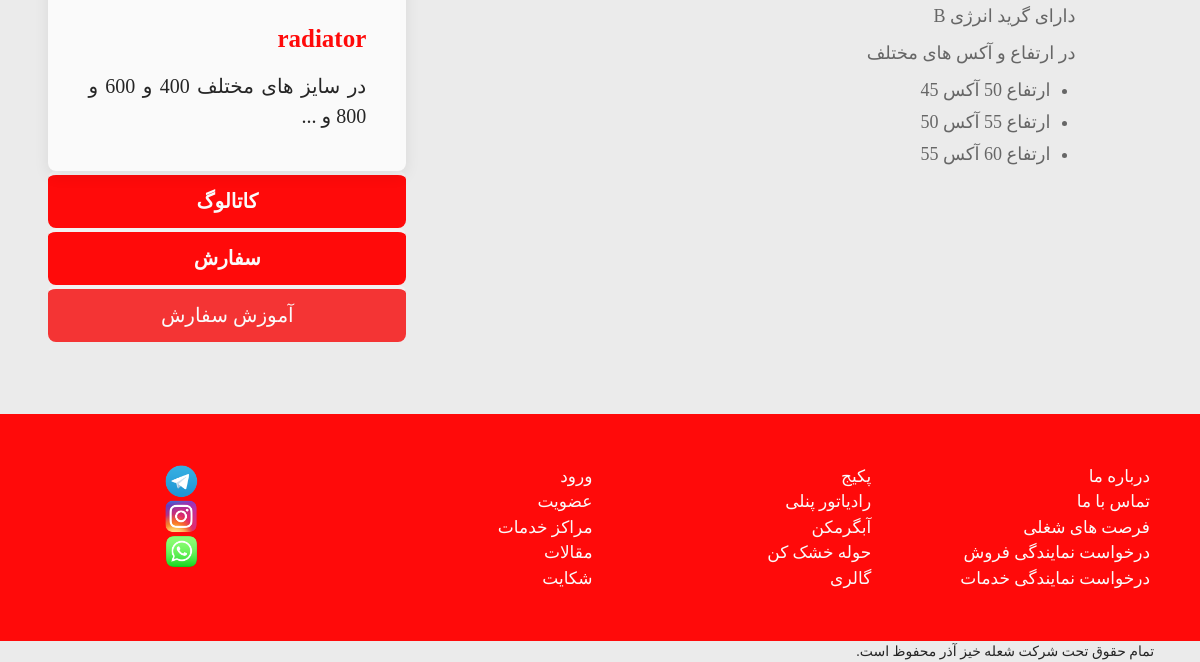
The app's page /products/radiator-list/ (lower part), older data.
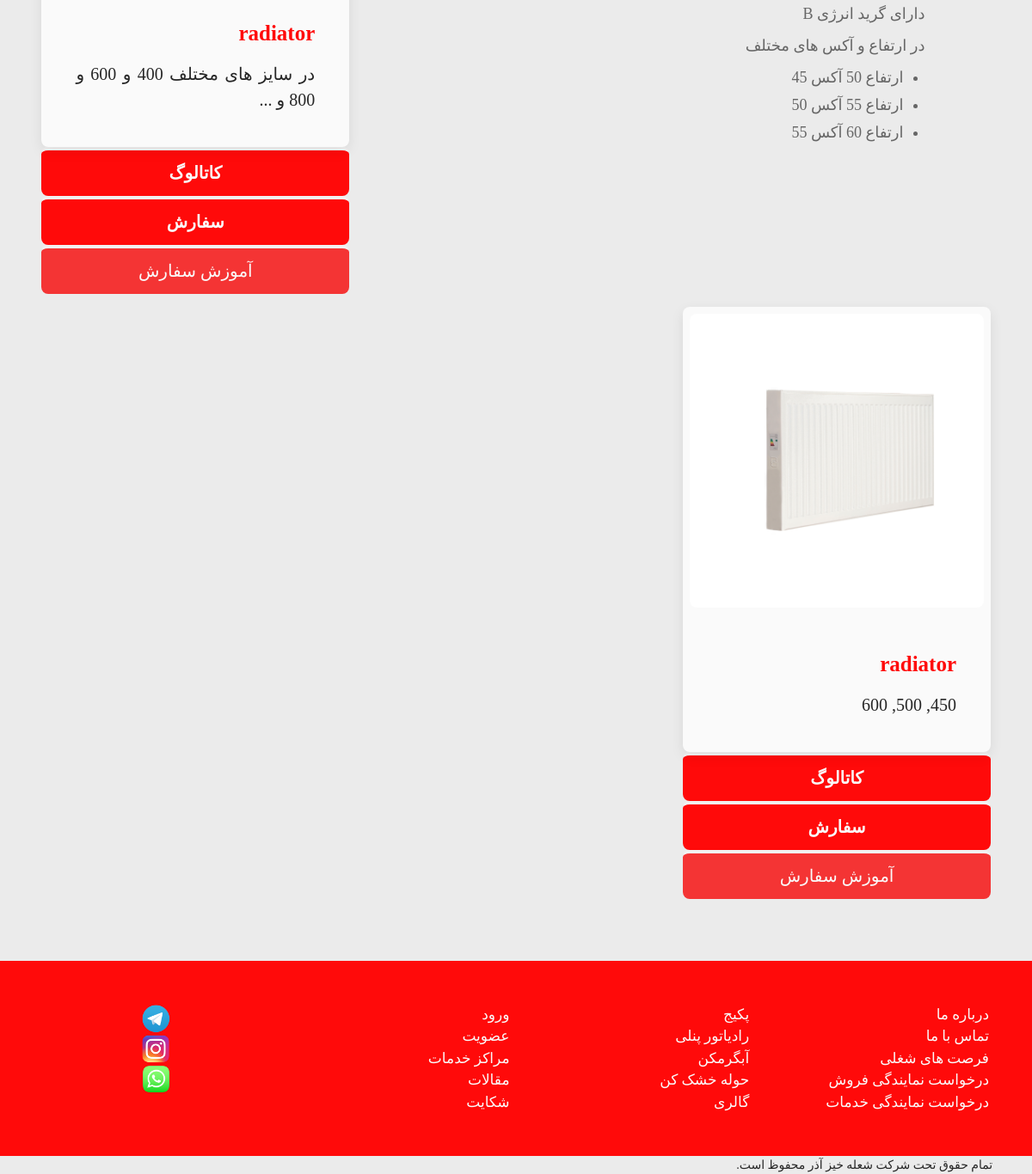
The same page, newer data.
### products/models.py (models this page shows, shortened)
class ProductsModel(models.Model):
    name = models.CharField(max_length = 264, blank = False, null = False)
    picture = models.ImageField(blank = False, null = False,default = r'products/default/default.jpeg',
                                upload_to=r'products/')
    description = models.TextField(default='',null = True, blank = True)
    is_towerdryer = models.BooleanField()
    is_radiator = models.BooleanField()
    is_waterheater = models.BooleanField()
    is_package = models.BooleanField()
    cataloge = models.FileField(blank = False, null = False, default = r'cataloges/default/default.jpeg',
                                upload_to=r'cataloges/')
    size_1 = models.CharField(max_length = 264, null = True, blank = True)
    size_2 = models.CharField(max_length = 264, null = True, blank = True)
    size_3 = models.CharField(max_length = 264, null = True, blank = True)
    size_4 = models.CharField(max_length = 264, null = True, blank = True)
    size_5 = models.CharField(max_length = 264, null = True, blank = True)
    size_6 = models.CharField(max_length = 264, null = True, blank = True)
    size_7 = models.CharField(max_length = 264, null = True, blank = True)
    size_8 = models.CharField(max_length = 264, null = True, blank = True)
    size_9 = models.CharField(max_length = 264, null = True, blank = True)
    size_10 = models.CharField(max_length = 264, null = True, blank = True)
    size_11 = models.CharField(max_length = 264, null = True, blank = True)
    size_12 = models.CharField(max_length = 264, null = True, blank = True)
    size_13 = models.CharField(max_length = 264, null = True, blank = True)
    size_14 = models.CharField(max_length = 264, null = True, blank = True)

### products/views.py (the view)
# urls.py: path('radiator-list/', RadiatorListView, name='radiatorlist'),
def RadiatorListView(request):
    product_list = ProductsModel.objects.filter(is_radiator = True)
    return render(request,'products/radiatorlist.html',{'products':product_list})

### products/templates/products/radiatorlist.html (shortened to what this page needs)
{% extends "BaseTemplates/base2.html" %}
{% block body_block %}
<div style="padding:4%" class="uk-grid-match uk-text-center uk-grid-small" uk-grid>
  <div class="uk-width-1-1 uk-width-1-2@s uk-width-2-3@m uk-block fHarmattan uk-text-right">
    <ul style="font-size:18px; margin:5%;">
  <p style="margin:10px;">دارای گرید انرژی B
  </p>
  <p style="margin:10px;">
    در ارتفاع و آکس های مختلف
  </p>
  <li style="margin:5px;margin-right:35px;">ارتفاع 50 آکس 45
  </li>
  <li style="margin:5px;margin-right:35px;">ارتفاع 55 آکس 50
  </li>
  <li style="margin:5px;margin-right:35px;">ارتفاع 60 آکس 55
  </li>
</ul>
</div>
{% for product in products %}
      <div class="uk-width-1-1 uk-width-1-2@s uk-width-1-3@m uk-block fHarmattan">
        <div style="border-radius: 8px;" class="uk-card uk-card-default whiteC">
            <div style=" padding:8px;" class="uk-card-media-top">
                <img style="border-radius: 8px; " src="{{product.picture.url}}">
            </div>
            <div class="uk-card-body">
              <div  class="uk-grid uk-grid-small darkgreyC-text" uk-grid>
                <div class="uk-card-title fHarmattan uk-text-bold uk-width-1-1 uk-text-right redC-text" style="color:#ff0a0a;font-size:25px;">
{{product.name}}
</div>
                <div class="uk-text-right uk-text-justify " style="font-size:20px;">{{product.description|linebreaks}}</div>
              </div>
            </div>
        </div>
        <a style="border-top:solid 4px #f2f2f2; font-size:20px;border-radius: 8px;" class=" uk-button uk-button-large redC whiteC-text fHarmattan uk-text-bold " href="{{product.cataloge.url}}">کاتالوگ</a>
        <a style="border-top:solid 4px #f2f2f2; font-size:20px;border-radius: 8px;" class=" uk-button uk-button-large redC whiteC-text fHarmattan uk-text-bold" href="{% url 'ordering:order' product.pk %}">سفارش</a>
<a style="border-top:solid 4px #f2f2f2; font-size:20px;border-radius: 8px;background-color:#f43434;" class="uk-button uk-button-large whiteC-text fHarmattan " href="https://www.aparat.com/v/cJuiH">آموزش سفارش</a>
</div>
{% endfor %}
</div>
    {% endblock %}

Row changes from the older to the newer data that the page shows:
added ProductsModel: picture (picture), name "radiator", description "450, 500, 600"
